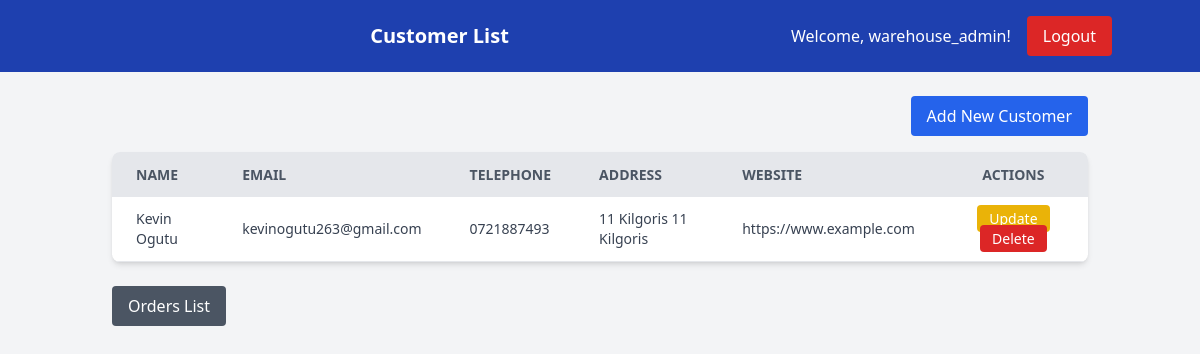
Page /inventory/customer_list/ (signed in) on the earlier database version.
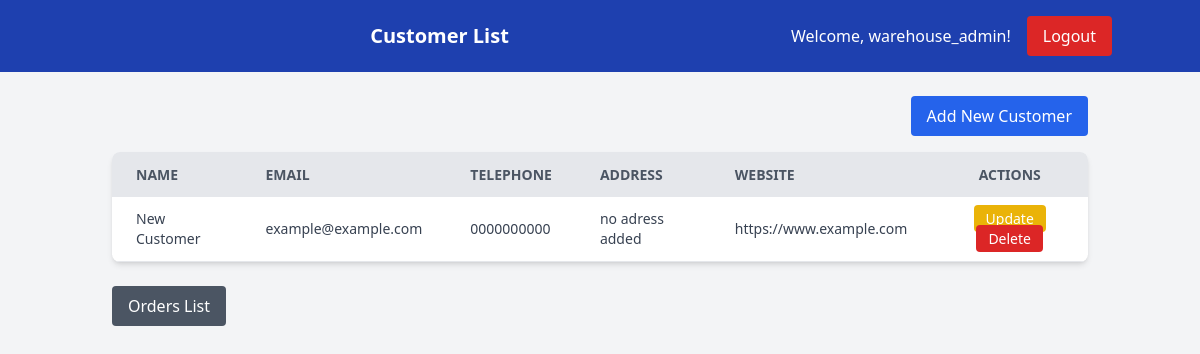
Same page on the later database version.
### inventory/models.py (models this page shows, shortened)
class Customer(models.Model):
    name = models.CharField(max_length=255)
    email = models.EmailField()
    telephone = models.CharField(max_length=20)
    address = models.TextField(default='no adress added')
    website = models.URLField(default='https://www.example.com')

### inventory/views.py (the view)
# urls.py: path('customer_list/', views.customer_list, name='customer_list'),
@login_required
def customer_list(request):
    customers = Customer.objects.all()
    is_manager = request.user.groups.filter(name='warehouse_managers').exists()
    is_staff = request.user.groups.filter(name='warehouse_staff').exists()
    context = {
        'customers': customers,
        'is_manager': is_manager,
        'is_staff': is_staff,
    }
    return render(request, 'inventory/customer_list.html', context)

### templates/inventory/customer_list.html (shortened to what this page needs)
<!DOCTYPE html>
<html lang="en">
<head>
    {% load static tailwind_tags %}
    <link href="https://cdn.jsdelivr.net/npm/tailwindcss@2.2.19/dist/tailwind.min.css" rel="stylesheet">
    {% tailwind_css %}
</head>
<body class="bg-gray-100 font-sans">
    <header class="bg-blue-800 text-white p-4">
        <div class="container mx-auto flex justify-between items-center">
            <h1 class="text-xl font-semibold">Customer List</h1>
            <div class="flex items-center space-x-4">
                <span>Welcome, {{ user.username }}!</span>
                <a href="{% url 'logout' %}" class="bg-red-600 hover:bg-red-700 text-white py-2 px-4 rounded">Logout</a>
            </div>
        </div>
    </header>
    <main class="container mx-auto p-6">
        <div class="flex justify-end mb-4">
            <a href="{% url 'create_customer' %}" class="bg-blue-600 hover:bg-blue-700 text-white py-2 px-4 rounded">Add New Customer</a>
        </div>
        <div class="bg-white shadow-md rounded-lg overflow-hidden">
            <table class="min-w-full leading-normal">
                <thead>
                    <tr class="bg-gray-200 text-gray-600 uppercase text-sm leading-normal">
                        <th class="py-3 px-6 text-left">Name</th>
                        <th class="py-3 px-6 text-left">Email</th>
                        <th class="py-3 px-6 text-left">Telephone</th>
                        <th class="py-3 px-6 text-left">Address</th>
                        <th class="py-3 px-6 text-left">Website</th>
                        <th class="py-3 px-6 text-center">Actions</th>
                    </tr>
                </thead>
                <tbody class="text-gray-700 text-sm font-light">
                    {% for customer in customers %}
                    <tr class="border-b border-gray-200 hover:bg-gray-100">
                        <td class="py-3 px-6 text-left">{{ customer.name }}</td>
                        <td class="py-3 px-6 text-left">{{ customer.email }}</td>
                        <td class="py-3 px-6 text-left">{{ customer.telephone }}</td>
                        <td class="py-3 px-6 text-left">{{ customer.address }}</td>
                        <td class="py-3 px-6 text-left">{{ customer.website }}</td>
                        <td class="py-3 px-6 text-center">
                            <a href="{% url 'update_customer' customer.pk %}" class="bg-yellow-500 hover:bg-yellow-600 text-white py-1 px-3 rounded">Update</a>
                            <a href="{% url 'delete_customer' customer.pk %}" class="bg-red-600 hover:bg-red-700 text-white py-1 px-3 rounded">Delete</a>
                        </td>
                    </tr>
                    {% endfor %}
                </tbody>
            </table>
        </div>
        <div class="mt-6 flex justify-start">
            <a href="{% url 'order_list' %}" class="bg-gray-600 hover:bg-gray-700 text-white py-2 px-4 rounded">Orders List</a>
        </div>
    </main>
</body>
</html>

Differences in the rows shown:
removed Customer: name "Kevin Ogutu", email "kevinogutu263@gmail.com", telephone "0721887493", address "11 Kilgoris 11 Kilgoris", website "https://www.example.com"
added Customer: name "New Customer", email "example@example.com", telephone "0000000000", address "no adress added", website "https://www.example.com"
